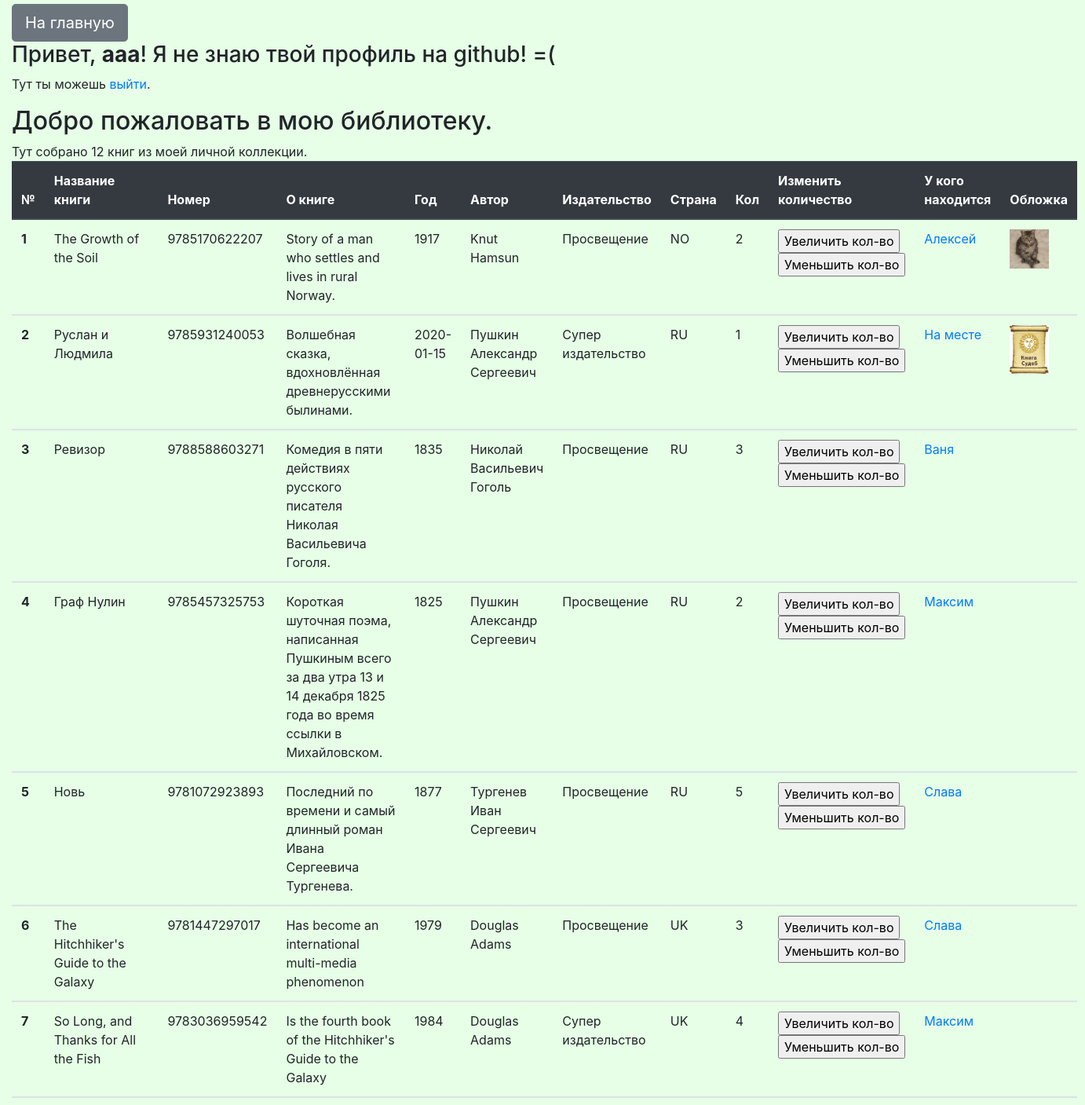
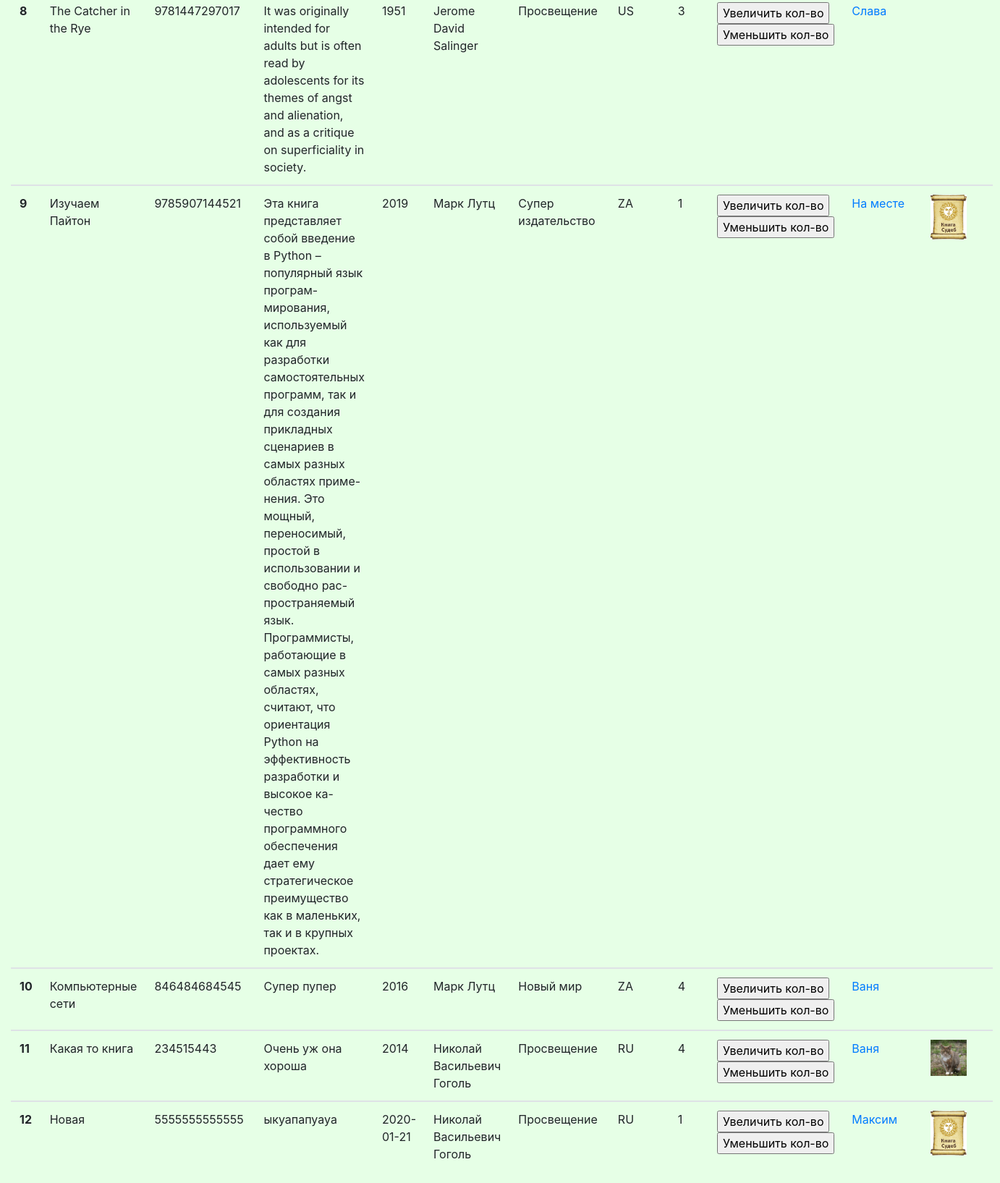
The page /list_biblio/ (signed in) on the database its author committed (2 pictures, top to bottom).
### p_library/models.py (models this page shows, shortened)
class Book(models.Model):
    ISBN = models.CharField(max_length=13)
    title = models.TextField('Наименование')
    description = models.TextField('О книге')
    year_release = models.CharField('Год публикации', max_length=20)
    author = models.ForeignKey(Author, on_delete=models.CASCADE)
    publish_house = models.ForeignKey(
        PublishHouse,
        on_delete=models.CASCADE,
        default=1
    )
    copy_count = models.SmallIntegerField('Кол-во книг', default=1)
    price = models.DecimalField('Цена', max_digits=19, decimal_places=2)
    friend = models.ForeignKey(
        Friend,
        on_delete=models.PROTECT,
        null=True,
        blank=True
    )
    image = models.ImageField(
        verbose_name='Фото',
        upload_to='uploads/',
        blank=True,
        null=True
    )

class Author(models.Model):
    full_name = models.TextField('Имя')
    birth_year = models.SmallIntegerField(verbose_name='День рождения')
    country = models.CharField(max_length=2, verbose_name='Страна')

class PublishHouse(models.Model):
    publish_house_name = models.CharField('Издательство', max_length=30)
    publish_housse_sity = models.CharField('Город', max_length=20)

class Friend(models.Model):
    name_friend = models.CharField('Имя', max_length=20)
    def __str__(self):
        return self.name_friend

### p_library/views.py (the view)
# urls.py: path('list_biblio/', list_biblio, name='list_biblio'),
def list_biblio(request):
    template = loader.get_template('list_biblio.html')
    books = Book.objects.all()
    context = {
        "title": "мою библиотеку",
        "books": books,
    }
    context.update(get_users_data(request))
    return HttpResponse(template.render(context, request))

### p_library/views.py (called while the page is built)
def get_users_data(request):
    context = {}
    try:
        if request.user.is_authenticated:
            context['username'] = request.user.username
        try:
            context ['github_url'] = (
                    SocialAccount.objects.get(
                        provider='github',
                        user=request.user
                    ).extra_data['html_url'])
        except:
            context ['github_url'] = ''
        return context
    except:
        context['username'] = ''
        return context

### templates/list_biblio.html (shortened to what this page needs)
{% extends 'index.html' %}
{% block my %}
    <h2>Добро пожаловать в {{ title }}.</h2>
    Тут собрано {{ books|length }} книг из моей личной коллекции.
    <table  class="table">
        <thead class="thead-dark">
            <tr>
                <th scope="col">№</th>
                <th scope="col">Название книги</th>
                <th scope="col">Номер</th>
                <th scope="col">О книге</th>
                <th scope="col">Год</th>
                <th scope="col">Автор</th>
                <th scope="col">Издательство</th>
                <th scope="col">Страна</th>
                <th scope="col">Кол</th>
                <th scope="col">Изменить количество</th>
                <th scope="col">У кого находится</th>
                <th scope="col">Обложка</th>
            </tr>
        </thead>
        {% for book in books %}
        <tbody>
            <tr>
                <th scope="row">{{ forloop.counter }}</th>
                <td>{{ book.title }}</td>
                <td>{{ book.ISBN }}</td>
                <td>{{ book.description }}</td>
                <td>{{ book.year_release }}</td>
                <td>{{ book.author.full_name }}</td>
                <td>{{ book.publish_house.publish_house_name }}</td>
                <td>{{ book.author.country }}</td>
                <td>{{ book.copy_count }}</td>
                <td>
                    <form action="/index/book_increment/" method="post" enctype="multipart/form-data">
                        <input type="submit" value="Увеличить кол-во" />
                    </form>
                    <form action="/index/book_decrement/" method="post" enctype="multipart/form-data">
                        <input type="submit" value="Уменьшить кол-во" />
                    </form>
                </td>
                <td><a href="/book/update/{{book.id}}">{{ book.friend }}</a></td>
                <td><img src="{{ book.image.url }}" width="50px" alt=""></td>
            </tr>
        </tbody>
        {% endfor %}
    </table>
{% endblock %}

### templates/index.html (shortened to what this page needs)
{% extends 'base.html' %}
{% block content %}
    {% if username %}
    <a href="/" class="btn btn-secondary btn-lg" role="button" aria-pressed="true">На главную</a>
        <h3>Привет, <b>{{ username }}</b>!
            {% if github_url != '' %}
            Я знаю твой профиль на <a href="{{ github_url }}">github</a>!
            {% else %}
            Я не знаю твой профиль на github! =(
            {% endif %}
        </h3>
        <p>Тут ты можешь <a href="/logout">выйти</a>.</p>
        {% block my %}{% endblock %}
    {% else %}
        <p>Тебе нужно <a href="/register">зарегистрироваться</a> или <a href="/login">войти на сайт</a>!</p>
    {% endif %}
{% endblock %}

### templates/base.html (shortened to what this page needs)
<!doctype html>
<html lang="ru">
<head>
    {% load static %}
    <link href="{% static 'css/bootstrap.min.css' %}" rel="stylesheet" type="text/css">
    <link href="{% static 'css/style.css' %}" rel="stylesheet" type="text/css">
</head>
<body>
    <main>
        <div class="container">
            <div class="row">
                <div class="col-md-12">
                {% block content %}
                {% endblock %}
                </div>
            </div>
        </div>
    </main>
</body>
</html>

### static/css/style.css (style rules this page uses)
body { background-color: #e6ffe6; }
a { margin-top: 5px; }

### templates/list_biblio.html (style rules this page uses)
.container { max-width: 100vw }

### rows shown on the page
Book: title "The Growth of the Soil", ISBN "9785170622207", description "Story of a man who settles and lives in rural Norway.", year_release "1917", author.full_name "Knut Hamsun", publish_house.publish_house_name "Просвещение", author.country "NO", copy_count "2", friend "Алексей", image (picture)
Book: title "Руслан и Людмила", ISBN "9785931240053", description "Волшебная сказка, вдохновлённая древнерусскими былинами.", year_release "2020-01-15", author.full_name "Пушкин Александр Сергеевич", publish_house.publish_house_name "Супер издательство", author.country "RU", copy_count "1", friend "На месте", image (picture)
Book: title "Ревизор", ISBN "9788588603271", description "Комедия в пяти действиях русского писателя Николая Васильевича Гоголя.", year_release "1835", author.full_name "Николай Васильевич Гоголь", publish_house.publish_house_name "Просвещение", author.country "RU", copy_count "3", friend "Ваня"
Book: title "Граф Нулин", ISBN "9785457325753", description "Короткая шуточная поэма, написанная Пушкиным всего за два утра 13 и 14 декабря 1825 года во время ссылки в Михайловском.", year_release "1825", author.full_name "Пушкин Александр Сергеевич", publish_house.publish_house_name "Просвещение", author.country "RU", copy_count "2", friend "Максим"
Book: title "Новь", ISBN "9781072923893", description "Последний по времени и самый длинный роман Ивана Сергеевича Тургенева.", year_release "1877", author.full_name "Тургенев Иван Сергеевич", publish_house.publish_house_name "Просвещение", author.country "RU", copy_count "5", friend "Слава"
Book: title "The Hitchhiker's Guide to the Galaxy", ISBN "9781447297017", description "Has become an international multi-media phenomenon", year_release "1979", author.full_name "Douglas Adams", publish_house.publish_house_name "Просвещение", author.country "UK", copy_count "3", friend "Слава"
Book: title "So Long, and Thanks for All the Fish", ISBN "9783036959542", description "Is the fourth book of the Hitchhiker's Guide to the Galaxy", year_release "1984", author.full_name "Douglas Adams", publish_house.publish_house_name "Супер издательство", author.country "UK", copy_count "4", friend "Максим"
Book: title "The Catcher in the Rye", ISBN "9781447297017", description "It was originally intended for adults but is often read by adolescents for its themes of angst and alienation, and as a critique on superficiality in society.", year_release "1951", author.full_name "Jerome David Salinger", publish_house.publish_house_name "Просвещение", author.country "US", copy_count "3", friend "Слава"
Book: title "Изучаем Пайтон", ISBN "9785907144521", description "Эта книга представляет собой введение в Python – популярный язык програм- мирования, используемый как для разработки самостоятельных программ, так и для создания прикладных сценариев в самых разных областях приме- нения. Это мощный, переносимый, простой в использовании и свободно рас- пространяемый язык. Программисты, работающие в самых разных областях, считают, что ориентация Python на эффективность разработки и высокое ка- чество программного обеспечения дает ему стратегическое преимущество как в маленьких, так и в крупных проектах.", year_release "2019", author.full_name "Марк Лутц", publish_house.publish_house_name "Супер издательство", author.country "ZA", copy_count "1", friend "На месте", image (picture)
Book: title "Компьютерные сети", ISBN "846484684545", description "Супер пупер", year_release "2016", author.full_name "Марк Лутц", publish_house.publish_house_name "Новый мир", author.country "ZA", copy_count "4", friend "Ваня"
Book: title "Какая то книга", ISBN "234515443", description "Очень уж она хороша", year_release "2014", author.full_name "Николай Васильевич Гоголь", publish_house.publish_house_name "Просвещение", author.country "RU", copy_count "4", friend "Ваня", image (picture)
Book: title "Новая", ISBN "5555555555555", description "ыкуапапуауа", year_release "2020-01-21", author.full_name "Николай Васильевич Гоголь", publish_house.publish_house_name "Просвещение", author.country "RU", copy_count "1", friend "Максим", image (picture)

### other values the page prints
{{ username }} "aaa"
{{ title }} "мою библиотеку"
{{ books|length }} "12"
